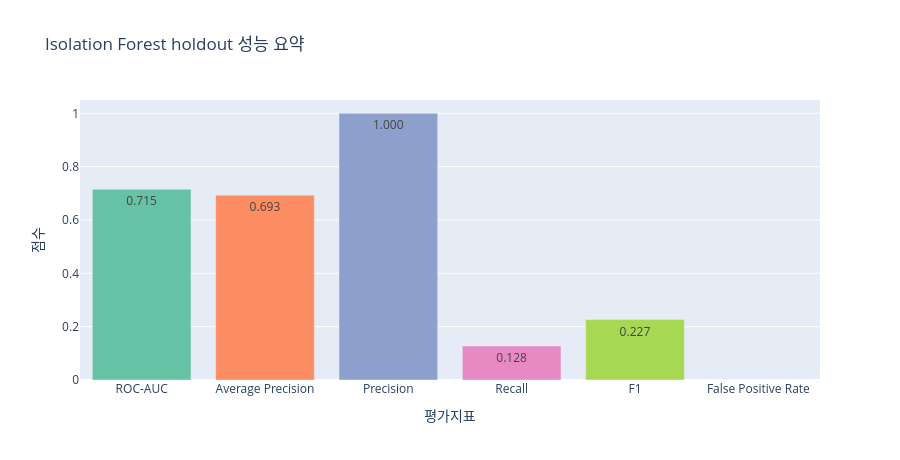
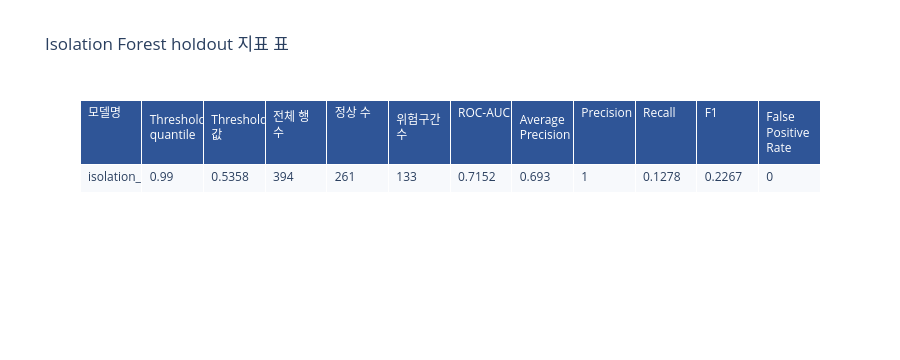
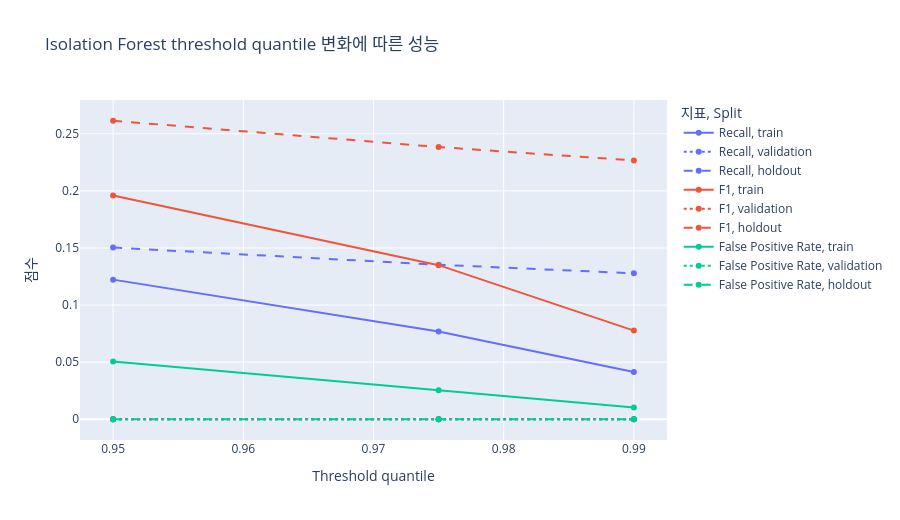

Write notebook code for charts like these, in order.
### Markdown cell above
## 3. 05 Isolation Forest 이상탐지

Isolation Forest는 정상 운전 패턴과 다른 구간을 찾는 비지도 모델이다. 이 단계는 고장을 확정하지 않고, 이후 risk/leadtime 모델이 사용할 `anomaly_score`를 만든다.

현재 threshold는 train normal score 분포의 상위 quantile 기준으로 잡혀 있으며, threshold를 낮추면 recall은 올라갈 수 있지만 false positive도 커질 수 있다.

### Code cell
if_metrics = read_csv("data/processed/ml_baseline/anomaly_baseline_metrics.csv")
if_sweep = read_csv("data/processed/ml_baseline/anomaly_baseline_threshold_sweep_metrics.csv")
metric_cols = ["roc_auc", "average_precision", "precision", "recall", "f1", "false_positive_rate"]
label_map = {
    "roc_auc": "ROC-AUC",
    "average_precision": "Average Precision",
    "precision": "Precision",
    "recall": "Recall",
    "f1": "F1",
    "false_positive_rate": "False Positive Rate",
}

hold_if = if_metrics[(if_metrics["evaluation_split_column"] == "split_time_based") & (if_metrics["split"] == "holdout")].copy()
if not hold_if.empty:
    hold_long = hold_if.melt(id_vars=["split", "threshold_quantile"], value_vars=metric_cols, var_name="지표", value_name="값")
    hold_long["지표"] = hold_long["지표"].map(label_map)
    fig = px.bar(
        hold_long,
        x="지표",
        y="값",
        color="지표",
        title="Isolation Forest holdout 성능 요약",
        labels={"값": "점수", "지표": "평가지표"},
        text=hold_long["값"].map(lambda x: f"{x:.3f}"),
        color_discrete_sequence=COLOR_SEQ,
    )
    fig.update_layout(showlegend=False, yaxis_range=[0, 1.05], height=460)
    fig.show()
    show_table(
        hold_if,
        "Isolation Forest holdout 지표 표",
        columns=["model_name", "threshold_quantile", "threshold_value", "row_count", "normal_count", "pre_fault_count", *metric_cols],
        height=360,
    )

if not if_sweep.empty:
    sweep = if_sweep[if_sweep["evaluation_split_column"] == "split_time_based"].copy()
    sweep_long = sweep.melt(
        id_vars=["split", "threshold_quantile"],
        value_vars=["recall", "f1", "false_positive_rate"],
        var_name="지표",
        value_name="값",
    )
    sweep_long["지표"] = sweep_long["지표"].map({"recall": "Recall", "f1": "F1", "false_positive_rate": "False Positive Rate"})
    fig = px.line(
        sweep_long,
        x="threshold_quantile",
        y="값",
        color="지표",
        line_dash="split",
        markers=True,
        title="Isolation Forest threshold quantile 변화에 따른 성능",
        labels={"threshold_quantile": "Threshold quantile", "값": "점수", "지표": "지표", "split": "Split"},
    )
    fig.update_layout(height=520)
    fig.show()
    show_table(
        sweep[sweep["split"].eq("holdout")],
        "Isolation Forest holdout threshold sweep 표",
        columns=["threshold_quantile", "threshold_value", "precision", "recall", "f1", "false_positive_rate", "roc_auc", "average_precision"],
        height=420,
    )

### Figure 1 — Plotly figure (JSON) as saved in the notebook; plotly's stock layout.template omitted (floating-point values rounded to 4 significant figures)
{"data": [{"hovertemplate": "평가지표=%{x}<br>점수=%{y}<br>text=%{text}<extra></extra>", "legendgroup": "ROC-AUC", "marker": {"color": "rgb(102,194,165)", "pattern": {"shape": ""}}, "name": "ROC-AUC", "orientation": "v", "showlegend": true, "text": ["0.715"], "textposition": "auto", "type": "bar", "x": ["ROC-AUC"], "xaxis": "x", "y": [0.7152], "yaxis": "y"}, {"hovertemplate": "평가지표=%{x}<br>점수=%{y}<br>text=%{text}<extra></extra>", "legendgroup": "Average Precision", "marker": {"color": "rgb(252,141,98)", "pattern": {"shape": ""}}, "name": "Average Precision", "orientation": "v", "showlegend": true, "text": ["0.693"], "textposition": "auto", "type": "bar", "x": ["Average Precision"], "xaxis": "x", "y": [0.693], "yaxis": "y"}, {"hovertemplate": "평가지표=%{x}<br>점수=%{y}<br>text=%{text}<extra></extra>", "legendgroup": "Precision", "marker": {"color": "rgb(141,160,203)", "pattern": {"shape": ""}}, "name": "Precision", "orientation": "v", "showlegend": true, "text": ["1.000"], "textposition": "auto", "type": "bar", "x": ["Precision"], "xaxis": "x", "y": [1.0], "yaxis": "y"}, {"hovertemplate": "평가지표=%{x}<br>점수=%{y}<br>text=%{text}<extra></extra>", "legendgroup": "Recall", "marker": {"color": "rgb(231,138,195)", "pattern": {"shape": ""}}, "name": "Recall", "orientation": "v", "showlegend": true, "text": ["0.128"], "textposition": "auto", "type": "bar", "x": ["Recall"], "xaxis": "x", "y": [0.1278], "yaxis": "y"}, {"hovertemplate": "평가지표=%{x}<br>점수=%{y}<br>text=%{text}<extra></extra>", "legendgroup": "F1", "marker": {"color": "rgb(166,216,84)", "pattern": {"shape": ""}}, "name": "F1", "orientation": "v", "showlegend": true, "text": ["0.227"], "textposition": "auto", "type": "bar", "x": ["F1"], "xaxis": "x", "y": [0.2267], "yaxis": "y"}, {"hovertemplate": "평가지표=%{x}<br>점수=%{y}<br>text=%{text}<extra></extra>", "legendgroup": "False Positive Rate", "marker": {"color": "rgb(255,217,47)", "pattern": {"shape": ""}}, "name": "False Positive Rate", "orientation": "v", "showlegend": true, "text": ["0.000"], "textposition": "auto", "type": "bar", "x": ["False Positive Rate"], "xaxis": "x", "y": [0.0], "yaxis": "y"}], "layout": {"barmode": "relative", "height": 460, "legend": {"title": {"text": "평가지표"}, "tracegroupgap": 0}, "showlegend": false, "title": {"text": "Isolation Forest holdout 성능 요약"}, "xaxis": {"anchor": "y", "categoryarray": ["ROC-AUC", "Average Precision", "Precision", "Recall", "F1", "False Positive Rate"], "categoryorder": "array", "domain": [0.0, 1.0], "title": {"text": "평가지표"}}, "yaxis": {"anchor": "x", "domain": [0.0, 1.0], "range": [0, 1.05], "title": {"text": "점수"}}}}

### Figure 2 — Plotly figure (JSON) as saved in the notebook; plotly's stock layout.template omitted (floating-point values rounded to 4 significant figures)
{"data": [{"cells": {"align": "left", "fill": {"color": "#F7F9FC"}, "height": 28, "values": [["isolation_forest"], [0.99], [0.5358], [394], [261], [133], [0.7152], [0.693], [1.0], [0.1278], [0.2267], [0.0]]}, "header": {"align": "left", "fill": {"color": "#2F5597"}, "font": {"color": "white", "size": 12}, "height": 30, "values": ["모델명", "Threshold quantile", "Threshold 값", "전체 행 수", "정상 수", "위험구간 수", "ROC-AUC", "Average Precision", "Precision", "Recall", "F1", "False Positive Rate"]}, "type": "table"}], "layout": {"height": 360, "title": {"text": "Isolation Forest holdout 지표 표"}}}

### Figure 3 — Plotly figure (JSON) as saved in the notebook; plotly's stock layout.template omitted (floating-point values rounded to 4 significant figures)
{"data": [{"hovertemplate": "지표=Recall<br>Split=train<br>Threshold quantile=%{x}<br>점수=%{y}<extra></extra>", "legendgroup": "Recall, train", "line": {"color": "#636efa", "dash": "solid"}, "marker": {"symbol": "circle"}, "mode": "lines+markers", "name": "Recall, train", "orientation": "v", "showlegend": true, "type": "scatter", "x": [0.95, 0.975, 0.99], "xaxis": "x", "y": [0.1223, 0.07692, 0.04142], "yaxis": "y"}, {"hovertemplate": "지표=Recall<br>Split=validation<br>Threshold quantile=%{x}<br>점수=%{y}<extra></extra>", "legendgroup": "Recall, validation", "line": {"color": "#636efa", "dash": "dot"}, "marker": {"symbol": "circle"}, "mode": "lines+markers", "name": "Recall, validation", "orientation": "v", "showlegend": true, "type": "scatter", "x": [0.95, 0.975, 0.99], "xaxis": "x", "y": [0.0, 0.0, 0.0], "yaxis": "y"}, {"hovertemplate": "지표=Recall<br>Split=holdout<br>Threshold quantile=%{x}<br>점수=%{y}<extra></extra>", "legendgroup": "Recall, holdout", "line": {"color": "#636efa", "dash": "dash"}, "marker": {"symbol": "circle"}, "mode": "lines+markers", "name": "Recall, holdout", "orientation": "v", "showlegend": true, "type": "scatter", "x": [0.95, 0.975, 0.99], "xaxis": "x", "y": [0.1504, 0.1353, 0.1278], "yaxis": "y"}, {"hovertemplate": "지표=F1<br>Split=train<br>Threshold quantile=%{x}<br>점수=%{y}<extra></extra>", "legendgroup": "F1, train", "line": {"color": "#EF553B", "dash": "solid"}, "marker": {"symbol": "circle"}, "mode": "lines+markers", "name": "F1, train", "orientation": "v", "showlegend": true, "type": "scatter", "x": [0.95, 0.975, 0.99], "xaxis": "x", "y": [0.1959, 0.1349, 0.07763], "yaxis": "y"}, {"hovertemplate": "지표=F1<br>Split=validation<br>Threshold quantile=%{x}<br>점수=%{y}<extra></extra>", "legendgroup": "F1, validation", "line": {"color": "#EF553B", "dash": "dot"}, "marker": {"symbol": "circle"}, "mode": "lines+markers", "name": "F1, validation", "orientation": "v", "showlegend": true, "type": "scatter", "x": [0.95, 0.975, 0.99], "xaxis": "x", "y": [0.0, 0.0, 0.0], "yaxis": "y"}, {"hovertemplate": "지표=F1<br>Split=holdout<br>Threshold quantile=%{x}<br>점수=%{y}<extra></extra>", "legendgroup": "F1, holdout", "line": {"color": "#EF553B", "dash": "dash"}, "marker": {"symbol": "circle"}, "mode": "lines+markers", "name": "F1, holdout", "orientation": "v", "showlegend": true, "type": "scatter", "x": [0.95, 0.975, 0.99], "xaxis": "x", "y": [0.2614, 0.2384, 0.2267], "yaxis": "y"}, {"hovertemplate": "지표=False Positive Rate<br>Split=train<br>Threshold quantile=%{x}<br>점수=%{y}<extra></extra>", "legendgroup": "False Positive Rate, train", "line": {"color": "#00cc96", "dash": "solid"}, "marker": {"symbol": "circle"}, "mode": "lines+markers", "name": "False Positive Rate, train", "orientation": "v", "showlegend": true, "type": "scatter", "x": [0.95, 0.975, 0.99], "xaxis": "x", "y": [0.05067, 0.02534, 0.01029], "yaxis": "y"}, {"hovertemplate": "지표=False Positive Rate<br>Split=validation<br>Threshold quantile=%{x}<br>점수=%{y}<extra></extra>", "legendgroup": "False Positive Rate, validation", "line": {"color": "#00cc96", "dash": "dot"}, "marker": {"symbol": "circle"}, "mode": "lines+markers", "name": "False Positive Rate, validation", "orientation": "v", "showlegend": true, "type": "scatter", "x": [0.95, 0.975, 0.99], "xaxis": "x", "y": [0.0, 0.0, 0.0], "yaxis": "y"}, {"hovertemplate": "지표=False Positive Rate<br>Split=holdout<br>Threshold quantile=%{x}<br>점수=%{y}<extra></extra>", "legendgroup": "False Positive Rate, holdout", "line": {"color": "#00cc96", "dash": "dash"}, "marker": {"symbol": "circle"}, "mode": "lines+markers", "name": "False Positive Rate, holdout", "orientation": "v", "showlegend": true, "type": "scatter", "x": [0.95, 0.975, 0.99], "xaxis": "x", "y": [0.0, 0.0, 0.0], "yaxis": "y"}], "layout": {"height": 520, "legend": {"title": {"text": "지표, Split"}, "tracegroupgap": 0}, "title": {"text": "Isolation Forest threshold quantile 변화에 따른 성능"}, "xaxis": {"anchor": "y", "domain": [0.0, 1.0], "title": {"text": "Threshold quantile"}}, "yaxis": {"anchor": "x", "domain": [0.0, 1.0], "title": {"text": "점수"}}}}
